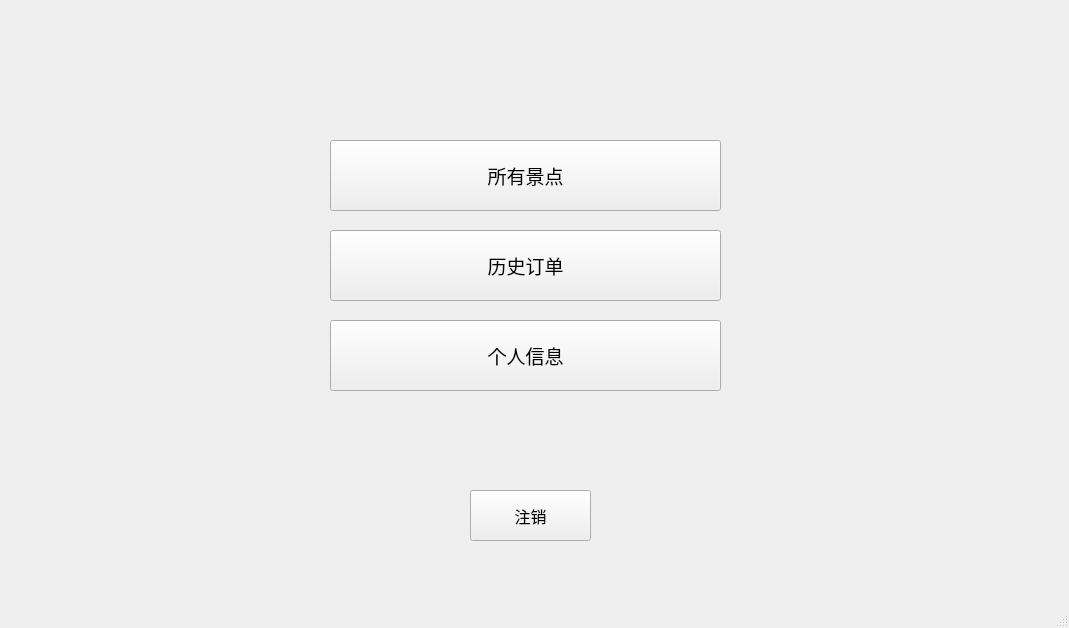
<?xml version="1.0" encoding="UTF-8"?>
<ui version="4.0">
 <class>TouristFunctionList</class>
 <widget class="QMainWindow" name="TouristFunctionList">
  <property name="geometry">
   <rect>
    <x>0</x>
    <y>0</y>
    <width>1069</width>
    <height>628</height>
   </rect>
  </property>
  <property name="windowTitle">
   <string>旅游团</string>
  </property>
  <widget class="QWidget" name="centralwidget">
   <widget class="QPushButton" name="allsite">
    <property name="geometry">
     <rect>
      <x>330</x>
      <y>140</y>
      <width>391</width>
      <height>71</height>
     </rect>
    </property>
    <property name="font">
     <font>
      <family>微软雅黑</family>
      <pointsize>14</pointsize>
     </font>
    </property>
    <property name="text">
     <string>所有景点</string>
    </property>
   </widget>
   <widget class="QPushButton" name="info">
    <property name="geometry">
     <rect>
      <x>330</x>
      <y>320</y>
      <width>391</width>
      <height>71</height>
     </rect>
    </property>
    <property name="font">
     <font>
      <family>微软雅黑</family>
      <pointsize>14</pointsize>
     </font>
    </property>
    <property name="text">
     <string>个人信息</string>
    </property>
   </widget>
   <widget class="QPushButton" name="order">
    <property name="geometry">
     <rect>
      <x>330</x>
      <y>230</y>
      <width>391</width>
      <height>71</height>
     </rect>
    </property>
    <property name="font">
     <font>
      <family>微软雅黑</family>
      <pointsize>14</pointsize>
     </font>
    </property>
    <property name="text">
     <string>历史订单</string>
    </property>
   </widget>
   <widget class="QPushButton" name="pushButton">
    <property name="geometry">
     <rect>
      <x>470</x>
      <y>490</y>
      <width>121</width>
      <height>51</height>
     </rect>
    </property>
    <property name="font">
     <font>
      <family>微软雅黑</family>
      <pointsize>12</pointsize>
     </font>
    </property>
    <property name="text">
     <string>注销</string>
    </property>
   </widget>
  </widget>
  <widget class="QStatusBar" name="statusbar"/>
 </widget>
 <resources/>
 <connections/>
</ui>
